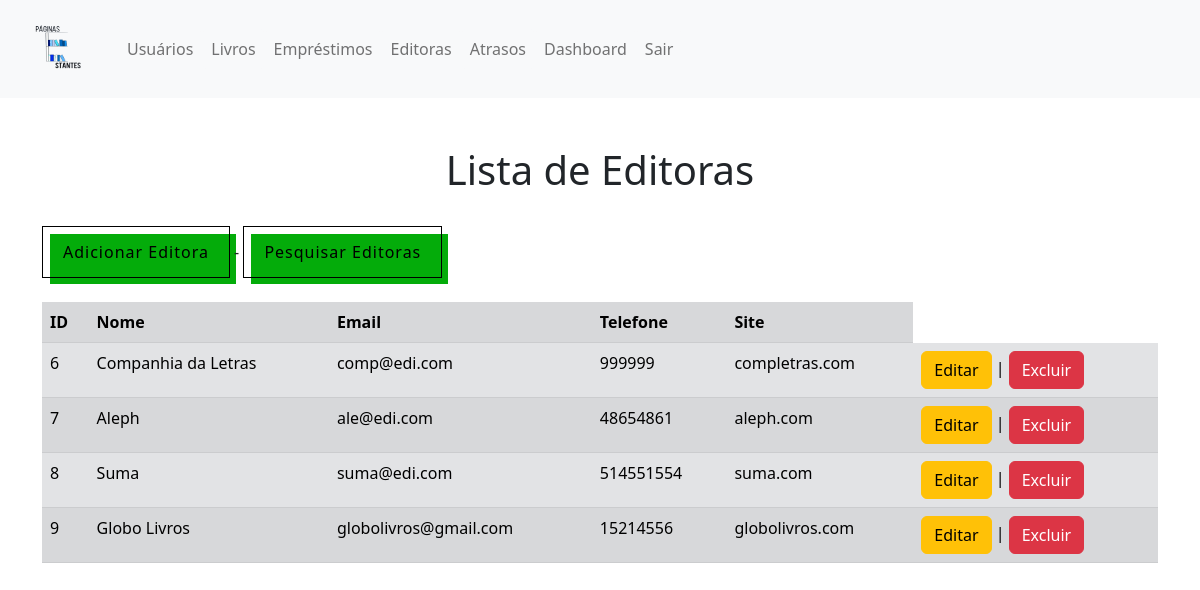
Before: /ProjetoWDA/editoras.php (signed in) with the older database file.
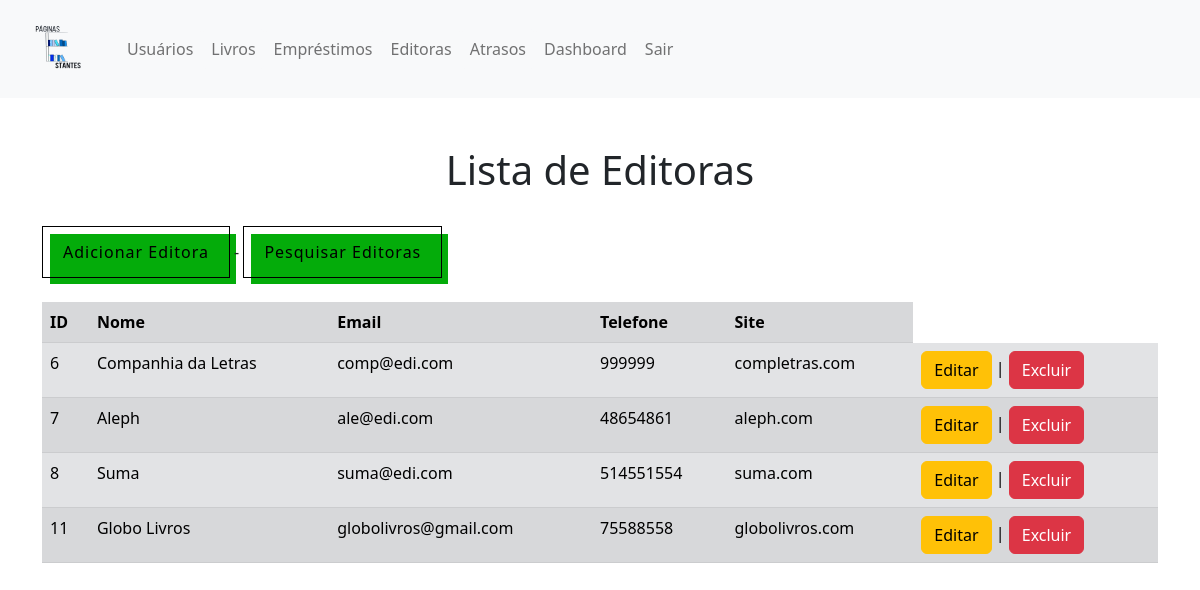
After: the same page with the newer database file.
### tables this page shows
CREATE TABLE `editoras` (
  `id` int(11) NOT NULL,
  `nome` text NOT NULL,
  `email` text NOT NULL,
  `telefone` text NOT NULL,
  `site` text NOT NULL
);

### ProjetoWDA/editoras.php (the view, shortened to what this page needs)
<!DOCTYPE html>
<html lang="en">
<head>
	<link rel="stylesheet" href="css/bootstrap.min.css">
	<link rel="stylesheet" href="style.css">
</head>
<body>
<nav class="navbar navbar-expand-lg bg-light">
        <div class="container-fluid">
		<a class="navbar-brand" href="#">
      		<img src="logo.png" alt="Bootstrap" width="90" height="72">
    	</a>
          <div class="collapse navbar-collapse" id="navbarNavAltMarkup">
            <div class="navbar-nav">
              <a class="nav-link btn btn-light" href="usuarios.php">Usuários</a>
			  <a class="nav-link btn btn-light" href="livros.php">Livros</a>
			  <a class="nav-link btn btn-light" href="emprestimos.php">Empréstimos</a>
			  <a class="nav-link btn btn-light" href="editoras.php">Editoras</a>
			  <a class="nav-link btn btn-light" href="atrasos.php">Atrasos</a>
			  <a class="nav-link btn btn-light" href="dashboard.php" class="dashboard-button">Dashboard</a>
			  <a class="nav-link btn btn-light" href="logout.php">Sair</a>
            </div>
          </div>
        </div>
      </nav>
	  <br><br>
	  <div class="container">
      <center><h1>Lista de Editoras</h1></center>
	  <br>
	  <a href="adicionareditora.php"><button type="button" class="button-background-move">Adicionar Editora</button></a> - <a href="pesquisaeditoras.php"><button type="button" class="button-background-move">Pesquisar Editoras</button></a><br><br>
	<table class="table table-secondary table-striped">
		<tr>
			<th>ID</th>
			<th>Nome</th>
			<th>Email</th>
			<th>Telefone</th>
			<th>Site</th>
		</tr>
		<?php
			include 'conexao.php';
			$sql = "SELECT * FROM editoras";
			$result = mysqli_query($conn, $sql);
			if (mysqli_num_rows($result) > 0) {
				while ($row = mysqli_fetch_assoc($result)) {
					echo "<tr>";
					echo "<td>".$row["id"]."</td>";
					echo "<td>".$row["nome"]."</td>";
					echo "<td>".$row["email"]."</td>";
					echo "<td>".$row["telefone"]."</td>";
					echo "<td>".$row["site"]."</td>";
					echo "<td><a href='editaeditora.php?id=".$row["id"]."' class='btn btn-warning'>Editar</a> | <a href='excluireditora.php?id=".$row["id"]."' class='btn btn-danger'>Excluir</a></td>";
					echo "</tr>";
				}
			} else {
				echo "<tr><td colspan='4'>Nenhuma editora encontrada.</td></tr>";
			}
		?>
	</table>
	</div>
</body>
</html>

Changed rows visible on the page:
removed editoras: id "9", nome "Globo Livros", email "globolivros@gmail.com", telefone "15214556", site "globolivros.com"
added editoras: id "11", nome "Globo Livros", email "globolivros@gmail.com", telefone "75588558", site "globolivros.com"
